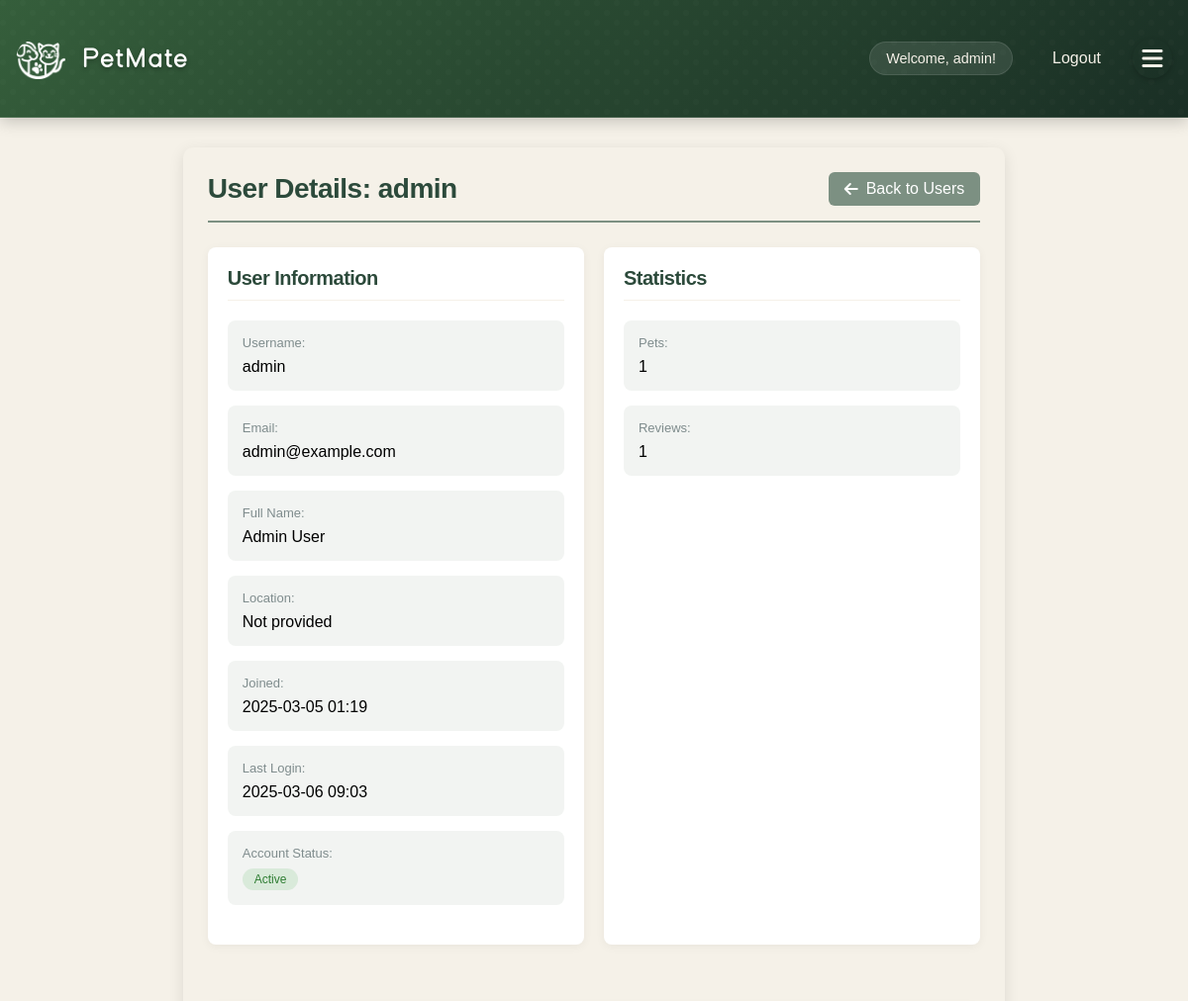
Before: /admin/user/1 (signed in, upper part) with the older database file.
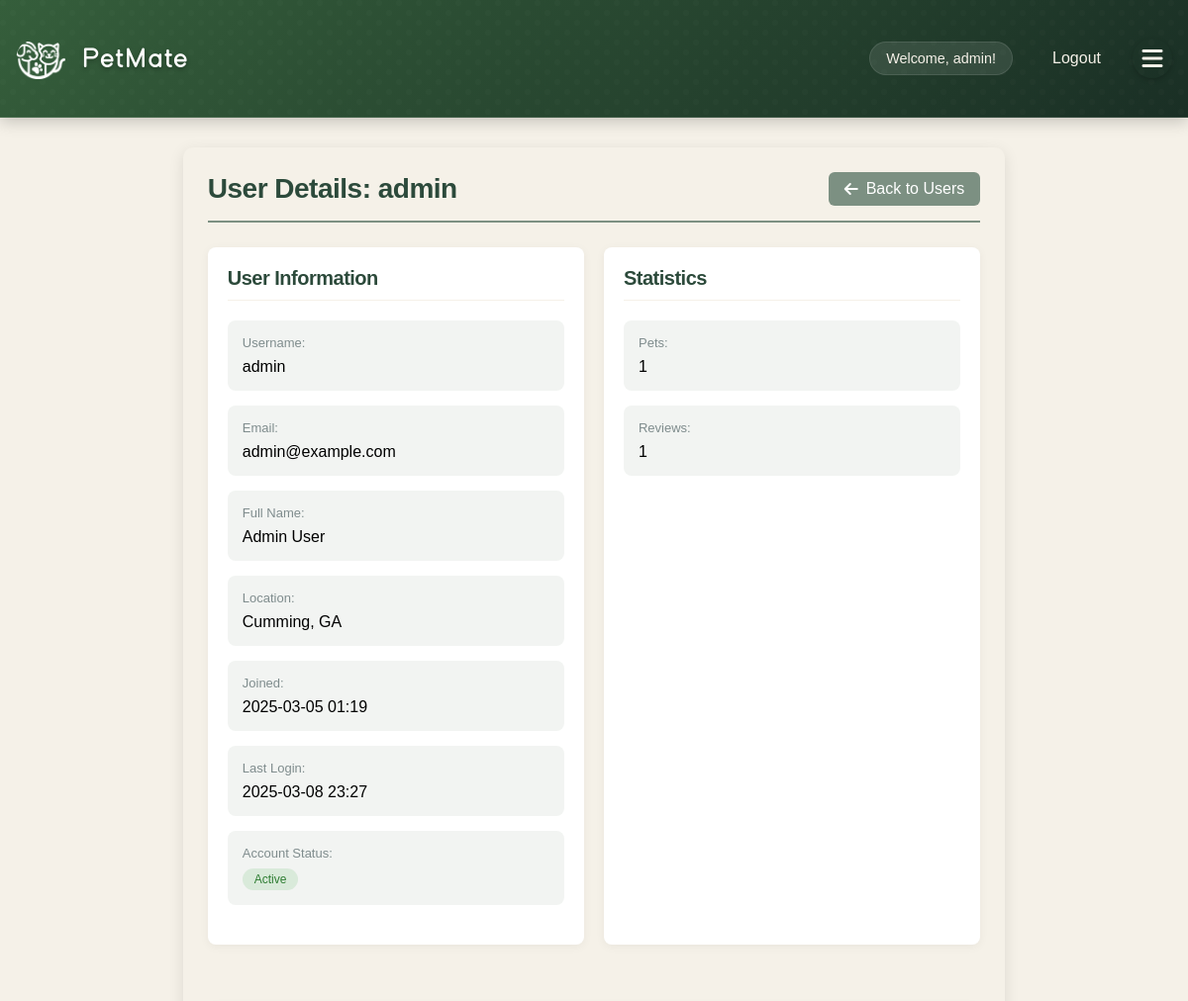
After: the same page with the newer database file.
### app/models/user.py (models this page shows, shortened)
class User(db.Model, UserMixin):
    __tablename__ = 'users'
    id = db.Column(db.Integer, primary_key=True)
    username = db.Column(db.String(80), unique=True, nullable=False)
    email = db.Column(db.String(120), unique=True, nullable=False)
    password_hash = db.Column(db.String(128))
    name = db.Column(db.String(120))  # User's full name
    created_at = db.Column(db.DateTime, default=datetime.utcnow)
    profile_picture = db.Column(db.String(255))  # Store the filename of uploaded image
    bio = db.Column(db.Text)  # User bio
    location = db.Column(db.String(200))  # User location
    is_admin = db.Column(db.Boolean, default=False)
    account_status = db.Column(db.String(20), default='active')  # active, suspended, banned
    last_login = db.Column(db.DateTime)
    account_notes = db.Column(db.Text)  # Admin notes about the user
    preferred_meetup_types = db.Column(db.String(255))  # e.g., "parks,beaches,dog runs"
    availability = db.Column(db.String(255))  # e.g., "weekends,evenings"
    pet_owner_since = db.Column(db.Integer)  # Year they became a pet owner
    pet_experience_level = db.Column(db.String(50))  # e.g., "beginner", "intermediate", "expert"
    pets = db.relationship('Pet', backref='owner', lazy=True)
    hosted_playdates = db.relationship('Playdate', foreign_keys='Playdate.host_id', lazy=True)
    attended_playdates = db.relationship('Playdate', secondary=playdate_attendees, lazy=True)
    reviews_received = db.relationship('Review',
                                     foreign_keys='Review.reviewed_user_id',
                                     back_populates='reviewed_user',
                                     lazy='joined')
    reviews_given = db.relationship('Review',
                                  foreign_keys='Review.reviewer_id',
                                  back_populates='reviewer',
                                  lazy='joined')
    @property
    def is_authenticated(self):
        return True
    def get_unread_message_count(self):
        from app.models.message import Message
        return Message.query.filter_by(recipient_id=self.id, is_read=False).count()
    def get_reviews_count(self):
        from app.models.review import Review
        return Review.query.filter_by(reviewed_user_id=self.id).count()

### app/routes/admin.py (the view)
@bp.route('/user/<int:user_id>')
@login_required
@admin_required
def user_details(user_id):
    from app.models.user import User
    from app.models.review import Review
    try:
        user = User.query.options(
            db.joinedload(User.pets),
            db.joinedload(User.hosted_playdates),
            db.joinedload(User.attended_playdates),
            db.joinedload(User.reviews_received)
        ).get_or_404(user_id)
        print(f"User object type: {type(user)}")
        print(f"User ID: {user.id}, Username: {user.username}")
        pets = list(user.pets) if hasattr(user, 'pets') else []
        reviews_count = user.get_reviews_count()
        print(f"Before rendering template - Reviews count: {reviews_count}")
        print(f"User pets count: {len(pets)}")
        user_data = {
            'id': user.id,
            'username': user.username,
            'email': user.email,
            'created_at': user.created_at,
            'last_login': user.last_login,
            'account_status': user.account_status,
            'account_notes': user.account_notes,
            'name': user.name,
            'location': user.location,
            'pets_count': len(pets),
            'reviews_count': reviews_count,
            'pets': pets
        }
        return render_template('admin/user_details.html',
                               user=user,
                               user_data=user_data,
                               user_id=user.id)
    except Exception as e:
        print(f"Error in user_details: {str(e)}")
        db.session.rollback()
        return f"An error occurred: {str(e)}", 500

### app/__init__.py (called while the page is built)
@login_manager.user_loader
def load_user(user_id):
    from app.models.user import User
    return User.query.get(int(user_id))

### app/routes/admin.py (called while the page is built)
def admin_required(f):
    @wraps(f)
    def decorated_function(*args, **kwargs):
        if not current_user.is_authenticated or not current_user.is_admin:
            flash('You do not have permission to access this area.', 'error')
            return redirect(url_for('main.index'))
        return f(*args, **kwargs)
    return decorated_function

### app/utils/helpers.py (called while the page is built)
def format_datetime(value, format='%Y-%m-%d %H:%M'):
    if value is None:
        return ""
    return value.strftime(format)

### app/templates/admin/user_details.html (shortened to what this page needs)
{% extends "base.html" %}
{% block content %}
<div class="admin-container">
    <div class="admin-header">
        <h1>
            {% if user_data %}
            User Details: {{ user_data.username }}
            {% else %}
            Unknown User
            {% endif %}
        </h1>
        <a href="{{ url_for('admin.user_management') }}" class="back-link">
            <i class="fas fa-arrow-left"></i> Back to Users
        </a>
    </div>
    <div class="admin-grid">
        <div class="admin-section">
            <h2>User Information</h2>
            <div class="info-grid">
                <div class="info-item">
                    <label>Username:</label>
                    <div class="value">{% if user_data %}{{ user_data.username }}{% else %}Unknown{% endif %}</div>
                </div>
                <div class="info-item">
                    <label>Email:</label>
                    <div class="value">{% if user_data %}{{ user_data.email }}{% else %}Unknown{% endif %}</div>
                </div>
                <div class="info-item">
                    <label>Full Name:</label>
                    <div class="value">{% if user_data and user_data.name %}{{ user_data.name }}{% else %}Not provided{% endif %}</div>
                </div>
                <div class="info-item">
                    <label>Location:</label>
                    <div class="value">{% if user_data and user_data.location %}{{ user_data.location }}{% else %}Not provided{% endif %}</div>
                </div>
                <div class="info-item">
                    <label>Joined:</label>
                    <div class="value">{% if user_data %}{{ user_data.created_at|datetime }}{% else %}Unknown{% endif %}</div>
                </div>
                <div class="info-item">
                    <label>Last Login:</label>
                    <div class="value">{% if user_data and user_data.last_login %}{{ user_data.last_login|datetime }}{% else %}Never{% endif %}</div>
                </div>
                <div class="info-item">
                    <label>Account Status:</label>
                    <div class="value status-badge {% if user_data %}status-{{ user_data.account_status }}{% endif %}">
                        {% if user_data %}{{ user_data.account_status|title }}{% else %}Unknown{% endif %}
                    </div>
                </div>
            </div>
        </div>
        <div class="admin-section">
            <h2>Statistics</h2>
            <div class="info-grid">
                <div class="info-item">
                    <label>Pets:</label>
                    <div class="value">{% if user_data %}{{ user_data.pets_count }}{% else %}0{% endif %}</div>
                </div>
                <div class="info-item">
                    <label>Reviews:</label>
                    <div class="value">{% if user_data %}{{ user_data.reviews_count }}{% else %}0{% endif %}</div>
                </div>
            </div>
        </div>
    </div>
</div>
{% endblock %}

### app/templates/base.html (shortened to what this page needs)
<!DOCTYPE html>
<html>
<head>
    <link rel="stylesheet" href="{{ url_for('static', filename='style.css') }}">
    <link rel="stylesheet" href="{{ url_for('static', filename='how-it-works.css') }}">
    <link rel="stylesheet" href="{{ url_for('static', filename='feature-cards.css') }}">
    <link rel="stylesheet" href="{{ url_for('static', filename='custom-font.css') }}">
    <link rel="stylesheet" href="https://cdnjs.cloudflare.com/ajax/libs/font-awesome/6.0.0/css/all.min.css">
</head>
<body>
    <nav>
        <div class="nav-container">
            <h1>
                <a href="{{ url_for('main.index') }}" class="site-title">
                    <div class="logo">
                        <div class="logo-icon"></div>
                        <div class="logo-text">Pet<span class="highlight">Mate</span></div>
                    </div>
                </a>
            </h1>
            <div class="nav-links">
                {% if 'username' in session %}
                    <div class="user-menu">
                        <span>Welcome, {{ session['username'] }}!</span>
                        <a href="{{ url_for('auth.logout') }}">Logout</a>
                    </div>
                    <button class="menu-toggle">
                        <i class="fas fa-bars"></i>
                    </button>
                {% else %}
                    <a href="{{ url_for('auth.login') }}">Login</a>
                    <a href="{{ url_for('auth.register') }}">Register</a>
                {% endif %}
            </div>
        </div>
    </nav>
    <main>
        {% block content %}{% endblock %}
    </main>
</body>
</html>

Changed rows visible on the page:
changed User "admin": location (not shown) → "Cumming, GA"; last_login "2025-03-06 09:03" → "2025-03-08 23:27"
Other visible differences:
text no longer shown: "Not provided"
